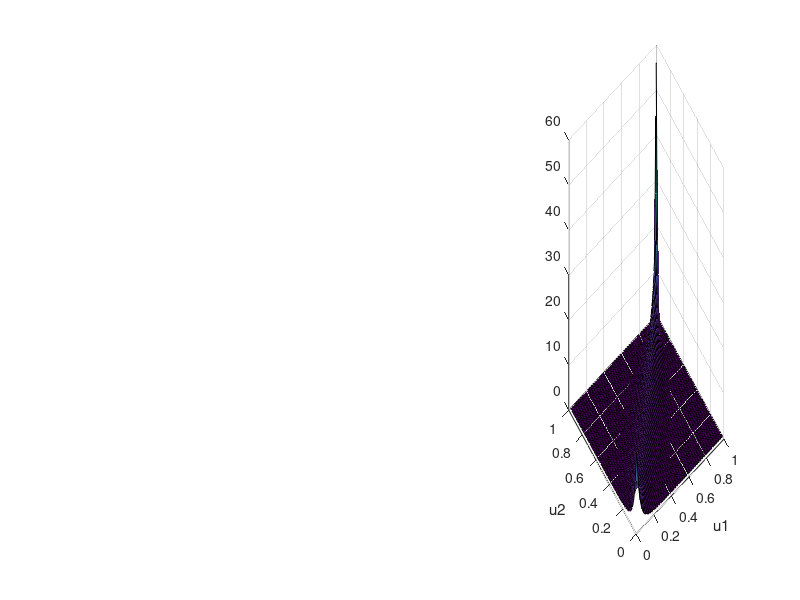

Recreate this plot in MATLAB. (Note: this script raises an error after producing the figure.)
% test script for empcopdens_betak
clear;
clc;

K = 50;

u = linspace(0,1,K);
[U1,U2] = meshgrid(u);
c3 = copulapdf('Gumbel', [U1(:) U2(:)],5);
c3 = reshape(c3, K,K);
h3 = subplot(1,3,3);
surf(U1,U2,c3);
xlabel('u1')
ylabel('u2')

X = copularnd('Gumbel',5,1000);

h = .1;
[c1] = empcopdens_betak_v2(X(:,1), X(:,2), h, K);
h1 = subplot(1,3,1);
surf(U1,U2,c1);
xlabel('u1')
ylabel('u2')

c2 = empcopuladensity(X, h, K, 'betak');
h2 = subplot(1,3,2);
surf(U1,U2,c2);
xlabel('u1')
ylabel('u2')

mse = mean((c2(:)-c1(:)).^2);
fprintf('MSE = %f\n', mse);

% hlink = linkprop([h1,h2,h3],{'CameraPosition','CameraUpVector'});
rotate3d on
%%
clear;
clc;

% Test the 3-D
h = 0.05;
K = 25;
M = 1000;
D = 3;
Rho = [1 .4 .2; .4 1 -.8; .2 -.8 1];
Z = mvnrnd([0 0 0], Rho, M);
U = normcdf(Z,0,1);
% c1 = empcopdens_betak_3d_v2(U(:,1), U(:,2), U(:,3), h, K);

c2 = empcopuladensity(U, h, K, 'betak');

u = linspace(0,1,K);
[U1,U2,U3] = ndgrid(u);
c3 = copulapdf('Gaussian', [U1(:) U2(:) U3(:)],Rho);
c3 = reshape(c3, [K,K,K]);

% make sure we have our orientation properly by manually generating 2-D
% copula also
[UU1,UU2] = ndgrid(u);
c3_u1u2 = copulapdf('Gaussian', [UU1(:) UU2(:)], [1 0.4; 0.4 1]); c3_u1u2 = reshape(c3_u1u2,[K,K]);
c3_u2u3 = copulapdf('Gaussian', [UU1(:) UU2(:)], [1 -0.8; -0.8 1]); c3_u2u3 = reshape(c3_u2u3,[K,K]);
c3_u1u3 = copulapdf('Gaussian', [UU1(:) UU2(:)], [1 0.2; 0.2 1]); c3_u1u3 = reshape(c3_u1u3,[K,K]);

h1 = subplot(3,3,1);
surf(UU1,UU2,squeeze(sum(c2,3))); xlabel('u_1'); ylabel('u_2')
h2 = subplot(3,3,2);
surf(UU1,UU2,squeeze(sum(c2,2))); xlabel('u_1'); ylabel('u_3')
title('EMPCOPULADENSITY')
h3 = subplot(3,3,3);
surf(UU1,UU2,squeeze(sum(c2,1))); xlabel('u_2'); ylabel('u_3')

h4 = subplot(3,3,4);
surf(squeeze(sum(c3,3))); xlabel('u_1'); ylabel('u_2')
h5 = subplot(3,3,5);
surf(squeeze(sum(c3,2))); xlabel('u_1'); ylabel('u_3')
title('ACTUAL')
h6 = subplot(3,3,6);
surf(squeeze(sum(c3,1))); xlabel('u_2'); ylabel('u_3')

h7 = subplot(3,3,7);
surf(UU1,UU2,c3_u1u2); xlabel('u_1'); ylabel('u_2')
h8 = subplot(3,3,8);
surf(UU1,UU2,c3_u1u3); xlabel('u_1'); ylabel('u_3')
title('ACTUAL MARGINAL')
h9 = subplot(3,3,9);
surf(UU1,UU2,c3_u2u3); xlabel('u_2'); ylabel('u_3')


% mse = mean((c2(:)-c1(:)).^2);
% fprintf('MSE 3D = %f\n', mse);

% hlink = linkprop([h1,h2,h3,h7,h8,h9],{'CameraPosition','CameraUpVector'});
rotate3d on
